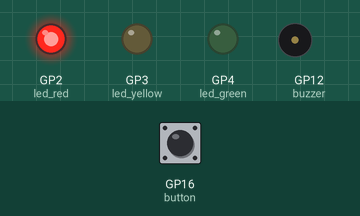
Simulated run of this program. Board: Raspberry Pi Pico running MicroPython. On the bench: output pins drawn as LEDs (lit = HIGH), buzzer (waves = sounding, pin HIGH). The inputs (shaded band) are chosen by the test bench; at power-on: GP16 (button) LOW. Threads take turns every 2 ms.

Above: at 1.2 s.
1.3 s: GP16 (button) pulled HIGH for 0.15 s
At 8.2 s:
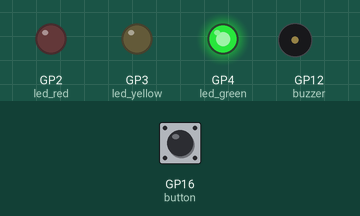
At 25.6 s:
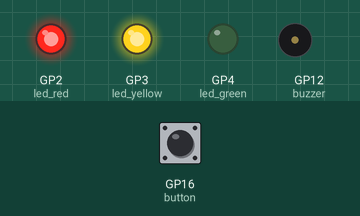
Timing chart, 0 to 28.7 s (numbered marks = the images above; inputs shaded):
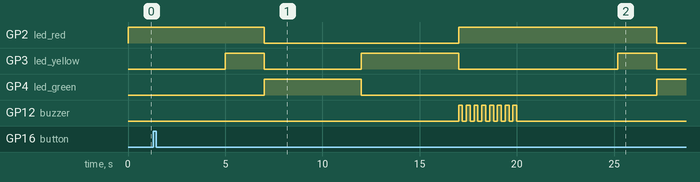

Measured:
- after the input at 1.3 s, GP12 (buzzer): alternates HIGH for 0.20 s and LOW for 0.20 s, 16 changes in all, then stays LOW, starting after 15.7 s

The program:

traffic_lights_buzzer.py
```python
import machine
import utime
# IMPORT MULTI THREAD LIBRARY
# to run 2 loops at the same time
import _thread

led_red = machine.Pin(2, machine.Pin.OUT)
led_yellow = machine.Pin(3, machine.Pin.OUT)
led_green = machine.Pin(4, machine.Pin.OUT)

button = machine.Pin(16, machine.Pin.IN, machine.Pin.PULL_DOWN)
buzzer = machine.Pin(12, machine.Pin.OUT)

# DEFINE GLOBAL VARIABLE
global button_pressed
button_pressed = False


def button_reader_thread():
    global button_pressed
    while True:
        if button.value() == 1:
            button_pressed = True
        utime.sleep(0.01)


# START NEW THREAD
_thread.start_new_thread(button_reader_thread, ())

# MAIN LOOP
while True:

    # THIS CODE CHECKS IF BUTTON IS PRESSED AT ANY TIME DURING LAST LOOP
    if button_pressed is True:
        led_red.value(1)
        for i in range(8):
            buzzer.value(1)
            utime.sleep(0.2)
            buzzer.value(0)
            utime.sleep(0.2)
        global button_pressed
        button_pressed = False

    led_red.value(1)
    utime.sleep(5)
    led_yellow.value(1)
    utime.sleep(2)
    led_red.value(0)
    led_yellow.value(0)
    led_green.value(1)
    utime.sleep(5)
    led_green.value(0)
    led_yellow.value(1)
    utime.sleep(5)
    led_yellow.value(0)
```
